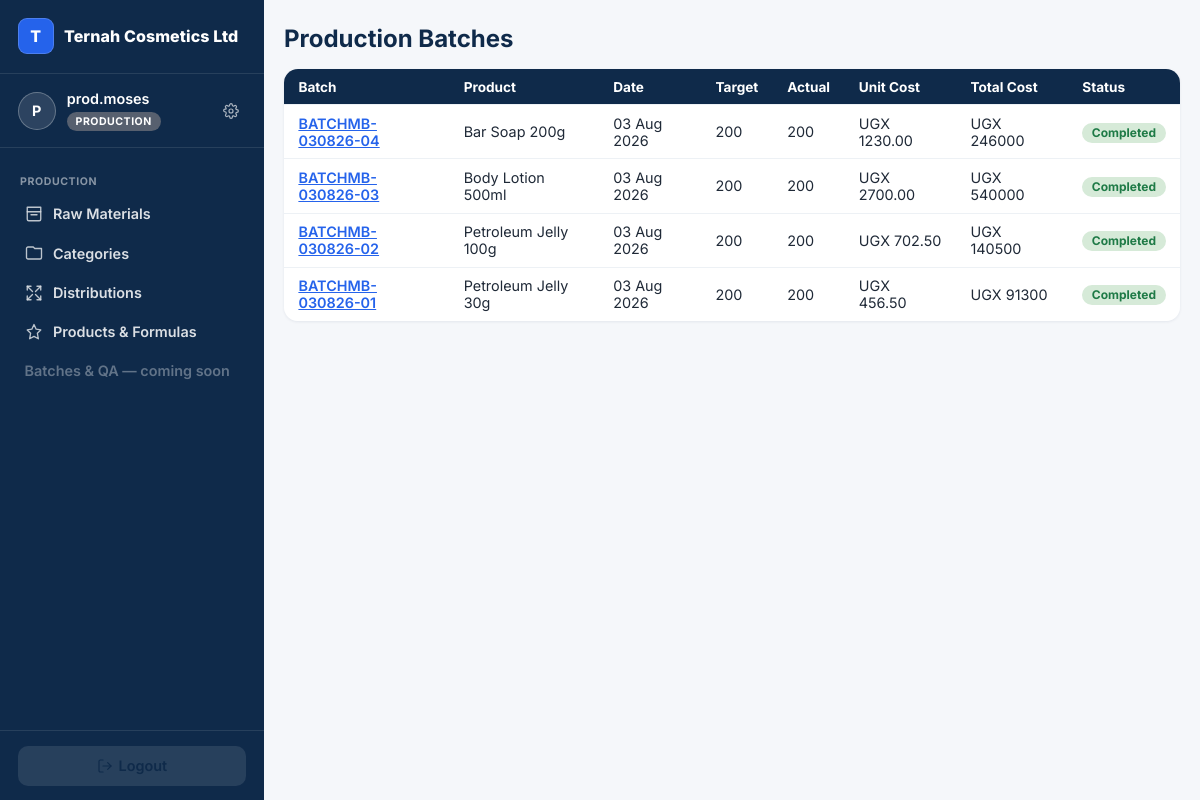
The app's page /reports/production/ (signed in) with its own data.
### accounts/models.py (models this page shows, shortened)
class User(AbstractUser):
    ROLES = [
        ("OWNER", "Owner"),                # reports only
        ("MANAGER", "Manager"),            # outlet manager; can switch views
        ("CASHIER", "Cashier"),
        ("SALES_REP", "Sales Person / Rep"),
        ("PRODUCTION", "Production"),
    ]
    business = models.ForeignKey("platformadmin.Business", null=True, blank=True,
                                 on_delete=models.CASCADE, related_name="users")
    branch = models.ForeignKey("core.Branch", null=True, blank=True,
                               on_delete=models.SET_NULL, related_name="users")
    role = models.CharField(max_length=15, choices=ROLES, default="CASHIER")
    can_swap = models.BooleanField(default=False)    # False -> swap goes through PendingAction
    can_refund = models.BooleanField(default=False)
    phone = models.CharField(max_length=30, blank=True)
    modules = models.ManyToManyField("platformadmin.Module", blank=True, related_name="users_with_access",
                                     help_text="Which of the business's subscribed modules this user can open.")
    allowed_tiers = models.JSONField(default=list, blank=True,
                                     help_text="Which product price tiers (RETAIL/WHOLESALE/DISTRIBUTION/CUSTOM) "
                                                "this seller may use at the POS.")
    def switchable_views(self):
        if self.role != "MANAGER":
            return []

### platformadmin/models.py (models this page shows, shortened)
class Business(models.Model):
    name = models.CharField(max_length=150)                     # factory name — brands navbar + receipts
    slug = models.SlugField(unique=True)
    business_type = models.CharField(max_length=20, choices=[("FACTORY", "Factory Mode")], default="FACTORY")
    contact_email = models.EmailField()
    contact_phone = models.CharField(max_length=30, blank=True)
    address = models.TextField(blank=True)
    is_active = models.BooleanField(default=True)               # master switch — False = soft-locked
    trial_expires_at = models.DateTimeField(null=True, blank=True)
    subscription_expires_at = models.DateTimeField(null=True, blank=True)
    token_balance = models.PositiveIntegerField(default=0)      # 1 token = 1 cycle of 1 module
    created_at = models.DateTimeField(auto_now_add=True)
    class Meta:
        verbose_name_plural = "businesses"

### production/models.py (models this page shows, shortened)
class ProductionBatch(TimeStamped):
    STATUS = [("PLANNED", "Planned"), ("DISPENSED", "Dispensed"), ("COMPLETED", "Completed")]
    business = models.ForeignKey("platformadmin.Business", on_delete=models.CASCADE)
    product = models.ForeignKey(Product, on_delete=models.PROTECT)
    formula = models.ForeignKey(ProductFormula, on_delete=models.PROTECT)      # version pinned
    batch_number = models.CharField(max_length=40)                              # BATCH{INITIALS}-DDMMYY-SEQ
    date = models.DateField()
    target_quantity = models.PositiveIntegerField()
    actual_quantity = models.PositiveIntegerField(null=True, blank=True)
    unit_cost_at_production = models.DecimalField(max_digits=14, decimal_places=4, default=0)
    total_cost = models.DecimalField(max_digits=16, decimal_places=2, default=0)
    status = models.CharField(max_length=10, choices=STATUS, default="PLANNED")
    created_by = models.ForeignKey(settings.AUTH_USER_MODEL, null=True, on_delete=models.SET_NULL)

class Product(TimeStamped):
    STATUS = [("DRAFT", "Draft"), ("ACTIVE", "Active"), ("ARCHIVED", "Archived")]
    business = models.ForeignKey("platformadmin.Business", on_delete=models.CASCADE)
    category = models.ForeignKey(Category, on_delete=models.PROTECT, related_name="products")
    name = models.CharField(max_length=120)
    pack_size = models.CharField(max_length=40, blank=True)      # e.g. "30 g"
    sku = models.CharField(max_length=40, blank=True)
    status = models.CharField(max_length=10, choices=STATUS, default="DRAFT")
    retail_price = models.DecimalField(max_digits=14, decimal_places=2, null=True, blank=True)
    wholesale_price = models.DecimalField(max_digits=14, decimal_places=2, null=True, blank=True)
    distribution_price = models.DecimalField(max_digits=14, decimal_places=2, null=True, blank=True)
    custom_price = models.DecimalField(max_digits=14, decimal_places=2, null=True, blank=True)
    PRICE_TIERS = [("RETAIL", "retail_price"), ("WHOLESALE", "wholesale_price"),
                   ("DISTRIBUTION", "distribution_price"), ("CUSTOM", "custom_price")]

### reports/views.py (the view)
# urls.py: path("production/", views.production_report, name="production_report"),
@login_required
def production_report(request):
    batches = ProductionBatch.objects.filter(business=_biz(request)) \
        .select_related("product", "formula").order_by("-date", "-id")
    return render(request, "reports/production_report.html", {"batches": batches})

### accounts/context_processors.py (called while the page is built)
def active_view(request):
    user = getattr(request, "user", None)
    return {
        "active_view": getattr(request, "active_view", None),
        "switchable_views": user.switchable_views() if user and user.is_authenticated else [],
    }

### reports/views.py (called while the page is built)
def _biz(request):
    return request.user.business

### templates/reports/production_report.html (shortened to what this page needs)
{% extends "base.html" %}
{% block content %}
<div class="page-head">
  <h2>Production Batches</h2>
</div>
<div class="table-scroll">
<table class="list">
  <tr><th>Batch</th><th>Product</th><th>Date</th><th>Target</th><th>Actual</th><th>Unit Cost</th><th>Total Cost</th><th>Status</th></tr>
  {% for b in batches %}
  <tr>
    <td><a href="{% url 'reports:production_batch_detail' b.pk %}" style="color:var(--ternah-blue);font-weight:600">{{ b.batch_number }}</a></td>
    <td>{{ b.product.name }}</td>
    <td>{{ b.date|date:"d M Y" }}</td>
    <td>{{ b.target_quantity }}</td>
    <td>{{ b.actual_quantity|default:"—" }}</td>
    <td>UGX {{ b.unit_cost_at_production|floatformat:2 }}</td>
    <td>UGX {{ b.total_cost|floatformat:0 }}</td>
    <td>
      {% if b.status == "COMPLETED" %}<span class="pill active">Completed</span>
      {% elif b.status == "DISPENSED" %}<span class="pill warning">Dispensed</span>
      {% else %}<span class="pill locked">Planned</span>{% endif %}
    </td>
  </tr>
  {% empty %}<tr><td colspan="8" style="color:var(--muted)">No production batches yet.</td></tr>{% endfor %}
</table>
</div>
{% endblock %}

### templates/base.html (shortened to what this page needs)
<!DOCTYPE html>
<html lang="en">
<head>
</head>
<body>
{% if request.user.is_authenticated %}
  <div class="app-shell">
    <aside class="sidebar">
      <div class="sidebar-brand">
        <span class="brand-mark" aria-hidden="true">{{ request.user.business.name|default:"Ternah for Factories"|first|upper }}</span>
        <span class="brand-name">{{ request.user.business.name|default:"Ternah for Factories" }}</span>
      </div>
      <div class="sidebar-identity">
        <span class="avatar" aria-hidden="true">{{ request.user.username|first|upper }}</span>
        <div class="identity-text">
          <span class="identity-name">{{ request.user.username }}</span>
          {% if request.user.is_superuser %}
            <span class="role-pill role-super">Platform Admin</span>
          {% else %}
            <span class="role-pill role-{{ request.user.role|lower }}">{{ request.user.get_role_display }}</span>
          {% endif %}
        </div>
        <a class="settings-link" href="{% url 'password_change' %}" title="Change password" aria-label="Change password">
        </a>
      </div>
      <nav class="sidebar-nav">
        {% if request.user.is_superuser %}
          <div class="nav-section-label">Platform</div>
          <a class="nav-link {% if request.resolver_match.namespace == 'platformadmin' and request.resolver_match.url_name == 'dashboard' %}active{% endif %}"
             href="{% url 'platformadmin:dashboard' %}">
            <svg width="18" height="18" viewBox="0 0 24 24" fill="none" stroke="currentColor" stroke-width="1.8" stroke-linecap="round" stroke-linejoin="round"><rect x="4" y="3" width="16" height="18" rx="1.5"/><path d="M9 21v-4h6v4"/><path d="M8 7h.01M12 7h.01M16 7h.01M8 11h.01M12 11h.01M16 11h.01"/></svg>
            Tenants
          </a>
          <a class="nav-link {% if request.resolver_match.namespace == 'platformadmin' and request.resolver_match.url_name == 'onboard' %}active{% endif %}"
             href="{% url 'platformadmin:onboard' %}">
            <svg width="18" height="18" viewBox="0 0 24 24" fill="none" stroke="currentColor" stroke-width="1.8" stroke-linecap="round" stroke-linejoin="round"><circle cx="12" cy="12" r="9"/><path d="M12 8v8M8 12h8"/></svg>
            Onboard a Factory
          </a>
        {% elif request.user.role == "PRODUCTION" %}
          <div class="nav-section-label">Production</div>
          <a class="nav-link "
             href="{% url 'production:raw_materials' %}">
            <svg width="18" height="18" viewBox="0 0 24 24" fill="none" stroke="currentColor" stroke-width="1.8" stroke-linecap="round" stroke-linejoin="round"><path d="M3 3h18v6H3z"/><path d="M3 9v10a2 2 0 0 0 2 2h14a2 2 0 0 0 2-2V9"/><path d="M8 13h8"/></svg>
            Raw Materials
          </a>
          <a class="nav-link {% if request.resolver_match.namespace == 'production' and request.resolver_match.url_name == 'categories' %}active{% endif %}"
             href="{% url 'production:categories' %}">
            <svg width="18" height="18" viewBox="0 0 24 24" fill="none" stroke="currentColor" stroke-width="1.8" stroke-linecap="round" stroke-linejoin="round"><path d="M4 4h7l2 2h9v12a2 2 0 0 1-2 2H4a2 2 0 0 1-2-2V6a2 2 0 0 1 2-2z"/></svg>
            Categories
          </a>
          <a class="nav-link {% if request.resolver_match.namespace == 'production' and request.resolver_match.url_name == 'distributions' or request.resolver_match.url_name == 'distribution_create' %}active{% endif %}"
             href="{% url 'production:distributions' %}">
            <svg width="18" height="18" viewBox="0 0 24 24" fill="none" stroke="currentColor" stroke-width="1.8" stroke-linecap="round" stroke-linejoin="round"><path d="M16 3h5v5"/><path d="M8 3H3v5"/><path d="M3 16v5h5"/><path d="M21 16v5h-5"/><path d="M3 3l7 7M21 3l-7 7M3 21l7-7M21 21l-7-7"/></svg>
            Distributions
          </a>
          <a class="nav-link "
             href="{% url 'production:product_list' %}">
            <svg width="18" height="18" viewBox="0 0 24 24" fill="none" stroke="currentColor" stroke-width="1.8" stroke-linecap="round" stroke-linejoin="round"><path d="M12 2l2.9 6.26L21 9.27l-4.5 4.39L17.8 21 12 17.77 6.2 21l1.3-7.34L3 9.27l6.1-1.01z"/></svg>
            Products & Formulas
          </a>
          <span class="nav-link disabled">Batches & QA — coming soon</span>
        {% else %}
          <div class="nav-section-label">{{ request.user.get_role_display }}</div>
          <span class="nav-link disabled">Screens coming soon</span>
        {% endif %}
      </nav>
      <div class="sidebar-footer">
        <form method="post" action="{% url 'logout' %}">{% csrf_token %}
          <button class="btn ghost" type="submit">
            <svg width="16" height="16" viewBox="0 0 24 24" fill="none" stroke="currentColor" stroke-width="1.8" stroke-linecap="round" stroke-linejoin="round"><path d="M9 21H5a2 2 0 0 1-2-2V5a2 2 0 0 1 2-2h4"/><path d="M16 17l5-5-5-5"/><path d="M21 12H9"/></svg>
            Logout
          </button>
        </form>
      </div>
    </aside>
    <div class="main-col">
      <main>
{% endif %}
{% block content %}{% endblock %}
{% if request.user.is_authenticated %}
      </main>
    </div>
  </div>
{% endif %}
</body>
</html>

### records on screen
User: user.business.name|first "T", user.business.name "Ternah Cosmetics Ltd", user.username|first "P", user.username "prod.moses", user.role "PRODUCTION"
ProductionBatch: batch_number "BATCHMB-030826-04", product.name "Bar Soap 200g", date "03 Aug 2026", target_quantity "200", actual_quantity "200", unit_cost_at_production "1230.00", total_cost "246000", status "Completed"
ProductionBatch: batch_number "BATCHMB-030826-03", product.name "Body Lotion 500ml", date "03 Aug 2026", target_quantity "200", actual_quantity "200", unit_cost_at_production "2700.00", total_cost "540000", status "Completed"
ProductionBatch: batch_number "BATCHMB-030826-02", product.name "Petroleum Jelly 100g", date "03 Aug 2026", target_quantity "200", actual_quantity "200", unit_cost_at_production "702.50", total_cost "140500", status "Completed"
ProductionBatch: batch_number "BATCHMB-030826-01", product.name "Petroleum Jelly 30g", date "03 Aug 2026", target_quantity "200", actual_quantity "200", unit_cost_at_production "456.50", total_cost "91300", status "Completed"
